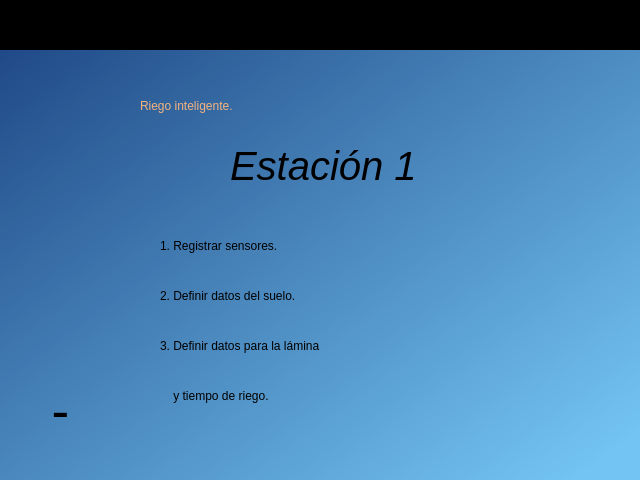
<?xml version="1.0" encoding="UTF-8"?>
<ui version="4.0">
 <class>widget_inicio</class>
 <widget class="QWidget" name="widget_inicio">
  <property name="geometry">
   <rect>
    <x>0</x>
    <y>0</y>
    <width>640</width>
    <height>480</height>
   </rect>
  </property>
  <property name="windowTitle">
   <string>Form</string>
  </property>
  <property name="styleSheet">
   <string notr="true"/>
  </property>
  <widget class="QWidget" name="widget_fecha" native="true">
   <property name="geometry">
    <rect>
     <x>0</x>
     <y>0</y>
     <width>641</width>
     <height>51</height>
    </rect>
   </property>
   <property name="styleSheet">
    <string notr="true">QWidget#widget_fecha{
background-color:rgb(0, 0, 0)}</string>
   </property>
   <widget class="QLabel" name="lbl_hora">
    <property name="geometry">
     <rect>
      <x>20</x>
      <y>10</y>
      <width>151</width>
      <height>21</height>
     </rect>
    </property>
    <property name="styleSheet">
     <string notr="true">font: 57 16pt &quot;Ubuntu&quot;;
color:rgb(238, 238, 236);</string>
    </property>
    <property name="text">
     <string/>
    </property>
   </widget>
   <widget class="QLabel" name="lbl_fecha">
    <property name="geometry">
     <rect>
      <x>460</x>
      <y>10</y>
      <width>161</width>
      <height>21</height>
     </rect>
    </property>
    <property name="styleSheet">
     <string notr="true">font: 57 16pt &quot;Ubuntu&quot;;
color:rgb(238, 238, 236);</string>
    </property>
    <property name="text">
     <string/>
    </property>
   </widget>
  </widget>
  <widget class="QWidget" name="widget_datos" native="true">
   <property name="geometry">
    <rect>
     <x>0</x>
     <y>50</y>
     <width>641</width>
     <height>431</height>
    </rect>
   </property>
   <property name="styleSheet">
    <string notr="true">QWidget#widget_datos{
background-color:qlineargradient(spread:pad, x1:0, y1:0, x2:0.985075, y2:0.903, stop:0 rgba(32, 74, 135, 255), stop:1 rgba(115, 196, 242, 255))
}</string>
   </property>
   <widget class="QLabel" name="label_9">
    <property name="geometry">
     <rect>
      <x>10</x>
      <y>10</y>
      <width>91</width>
      <height>101</height>
     </rect>
    </property>
    <property name="text">
     <string/>
    </property>
    <property name="pixmap">
     <pixmap>../images/logo.png</pixmap>
    </property>
    <property name="scaledContents">
     <bool>true</bool>
    </property>
   </widget>
   <widget class="QLabel" name="label">
    <property name="geometry">
     <rect>
      <x>30</x>
      <y>340</y>
      <width>71</width>
      <height>51</height>
     </rect>
    </property>
    <property name="text">
     <string/>
    </property>
    <property name="pixmap">
     <pixmap>../images/flecha_Atras.png</pixmap>
    </property>
    <property name="scaledContents">
     <bool>true</bool>
    </property>
   </widget>
   <widget class="QLabel" name="label_2">
    <property name="geometry">
     <rect>
      <x>40</x>
      <y>340</y>
      <width>41</width>
      <height>41</height>
     </rect>
    </property>
    <property name="font">
     <font>
      <pointsize>40</pointsize>
     </font>
    </property>
    <property name="text">
     <string>-</string>
    </property>
    <property name="alignment">
     <set>Qt::AlignCenter</set>
    </property>
   </widget>
   <widget class="QLabel" name="lbl_num_est">
    <property name="geometry">
     <rect>
      <x>230</x>
      <y>90</y>
      <width>191</width>
      <height>51</height>
     </rect>
    </property>
    <property name="font">
     <font>
      <family>Ubuntu</family>
      <pointsize>30</pointsize>
      <weight>7</weight>
      <italic>true</italic>
      <bold>false</bold>
     </font>
    </property>
    <property name="styleSheet">
     <string notr="true">font: 57 italic 30pt &quot;Ubuntu&quot;;
</string>
    </property>
    <property name="text">
     <string>Estación 1</string>
    </property>
   </widget>
   <widget class="QLabel" name="lbl_num_est_2">
    <property name="geometry">
     <rect>
      <x>140</x>
      <y>30</y>
      <width>371</width>
      <height>51</height>
     </rect>
    </property>
    <property name="styleSheet">
     <string notr="true">font: 22pt &quot;Ubuntu&quot;;
font: 57 italic 35pt &quot;Ubuntu&quot;;
color:rgb(244, 179, 126)</string>
    </property>
    <property name="text">
     <string>Riego inteligente.</string>
    </property>
   </widget>
   <widget class="QLabel" name="lbl_riego_est1">
    <property name="geometry">
     <rect>
      <x>160</x>
      <y>170</y>
      <width>301</width>
      <height>51</height>
     </rect>
    </property>
    <property name="styleSheet">
     <string notr="true">font: 22pt &quot;Ubuntu&quot;;</string>
    </property>
    <property name="text">
     <string>1. Registrar sensores.</string>
    </property>
   </widget>
   <widget class="QLabel" name="lbl_riego_est2">
    <property name="geometry">
     <rect>
      <x>160</x>
      <y>220</y>
      <width>561</width>
      <height>51</height>
     </rect>
    </property>
    <property name="styleSheet">
     <string notr="true">font: 22pt &quot;Ubuntu&quot;;</string>
    </property>
    <property name="text">
     <string>2. Definir datos del suelo.</string>
    </property>
   </widget>
   <widget class="QLabel" name="lbl_riego_est3">
    <property name="geometry">
     <rect>
      <x>160</x>
      <y>250</y>
      <width>391</width>
      <height>91</height>
     </rect>
    </property>
    <property name="styleSheet">
     <string notr="true">font: 22pt &quot;Ubuntu&quot;;</string>
    </property>
    <property name="text">
     <string>3. Definir datos para la lámina</string>
    </property>
    <property name="textFormat">
     <enum>Qt::AutoText</enum>
    </property>
    <property name="wordWrap">
     <bool>true</bool>
    </property>
   </widget>
   <widget class="QLabel" name="lbl_riego_est3_2">
    <property name="geometry">
     <rect>
      <x>160</x>
      <y>300</y>
      <width>391</width>
      <height>91</height>
     </rect>
    </property>
    <property name="styleSheet">
     <string notr="true">font: 22pt &quot;Ubuntu&quot;;</string>
    </property>
    <property name="text">
     <string>    y tiempo de riego.</string>
    </property>
    <property name="textFormat">
     <enum>Qt::AutoText</enum>
    </property>
    <property name="wordWrap">
     <bool>true</bool>
    </property>
   </widget>
  </widget>
 </widget>
 <resources/>
 <connections/>
</ui>
